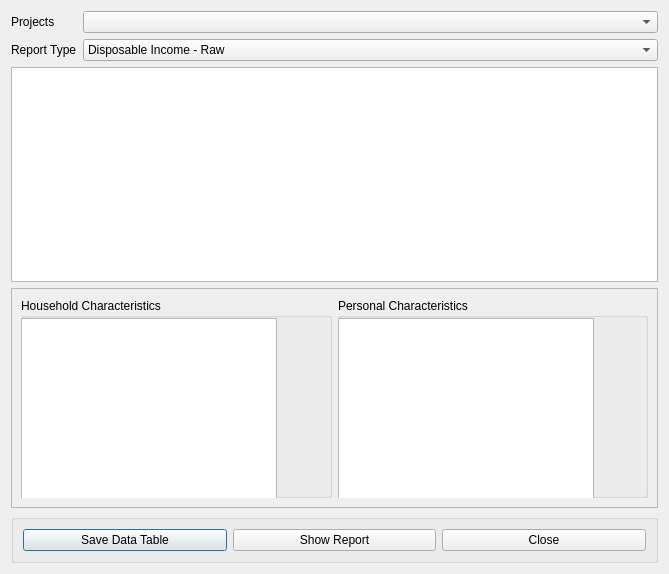
<?xml version="1.0" encoding="UTF-8"?>
<ui version="4.0">
 <class>HouseholdDisposableIncome</class>
 <widget class="QDialog" name="HouseholdDisposableIncome">
  <property name="geometry">
   <rect>
    <x>0</x>
    <y>0</y>
    <width>669</width>
    <height>574</height>
   </rect>
  </property>
  <property name="minimumSize">
   <size>
    <width>580</width>
    <height>550</height>
   </size>
  </property>
  <property name="windowTitle">
   <string>Report: Households by Income Source</string>
  </property>
  <layout class="QFormLayout" name="formLayout">
   <item row="0" column="0">
    <widget class="QLabel" name="label">
     <property name="text">
      <string>Projects</string>
     </property>
    </widget>
   </item>
   <item row="0" column="1">
    <widget class="QComboBox" name="cmbProjects"/>
   </item>
   <item row="1" column="0">
    <widget class="QLabel" name="label_2">
     <property name="text">
      <string>Report Type</string>
     </property>
    </widget>
   </item>
   <item row="1" column="1">
    <widget class="QComboBox" name="cmbReportType">
     <item>
      <property name="text">
       <string>Disposable Income - Raw</string>
      </property>
     </item>
     <item>
      <property name="text">
       <string>Disposable Income - Standardised</string>
      </property>
     </item>
     <item>
      <property name="text">
       <string>Living Threshold</string>
      </property>
     </item>
    </widget>
   </item>
   <item row="2" column="0" colspan="2">
    <widget class="QTreeView" name="treeViewHouseholds">
     <property name="editTriggers">
      <set>QAbstractItemView::NoEditTriggers</set>
     </property>
     <property name="alternatingRowColors">
      <bool>true</bool>
     </property>
     <property name="selectionMode">
      <enum>QAbstractItemView::MultiSelection</enum>
     </property>
     <property name="selectionBehavior">
      <enum>QAbstractItemView::SelectRows</enum>
     </property>
     <property name="sortingEnabled">
      <bool>true</bool>
     </property>
    </widget>
   </item>
   <item row="3" column="0" colspan="2">
    <widget class="QFrame" name="frame">
     <property name="sizePolicy">
      <sizepolicy hsizetype="MinimumExpanding" vsizetype="Maximum">
       <horstretch>0</horstretch>
       <verstretch>0</verstretch>
      </sizepolicy>
     </property>
     <property name="minimumSize">
      <size>
       <width>0</width>
       <height>220</height>
      </size>
     </property>
     <property name="frameShape">
      <enum>QFrame::StyledPanel</enum>
     </property>
     <property name="frameShadow">
      <enum>QFrame::Raised</enum>
     </property>
     <layout class="QHBoxLayout" name="horizontalLayout_2">
      <item>
       <widget class="QGroupBox" name="groupBox">
        <property name="title">
         <string>Household Characteristics</string>
        </property>
        <widget class="QListView" name="listViewHCharacteristics">
         <property name="geometry">
          <rect>
           <x>0</x>
           <y>20</y>
           <width>256</width>
           <height>192</height>
          </rect>
         </property>
         <property name="sizePolicy">
          <sizepolicy hsizetype="Maximum" vsizetype="Maximum">
           <horstretch>0</horstretch>
           <verstretch>0</verstretch>
          </sizepolicy>
         </property>
         <property name="alternatingRowColors">
          <bool>true</bool>
         </property>
         <property name="selectionMode">
          <enum>QAbstractItemView::MultiSelection</enum>
         </property>
        </widget>
       </widget>
      </item>
      <item>
       <widget class="QGroupBox" name="groupBox_2">
        <property name="title">
         <string>Personal Characteristics</string>
        </property>
        <widget class="QListView" name="listViewPersonalCharacteristics">
         <property name="geometry">
          <rect>
           <x>0</x>
           <y>20</y>
           <width>256</width>
           <height>192</height>
          </rect>
         </property>
         <property name="sizePolicy">
          <sizepolicy hsizetype="Maximum" vsizetype="Maximum">
           <horstretch>0</horstretch>
           <verstretch>0</verstretch>
          </sizepolicy>
         </property>
         <property name="alternatingRowColors">
          <bool>true</bool>
         </property>
         <property name="selectionMode">
          <enum>QAbstractItemView::MultiSelection</enum>
         </property>
        </widget>
       </widget>
      </item>
     </layout>
    </widget>
   </item>
   <item row="4" column="0" colspan="2">
    <widget class="QGroupBox" name="groupBox_3">
     <property name="title">
      <string/>
     </property>
     <layout class="QHBoxLayout" name="horizontalLayout">
      <item>
       <widget class="QPushButton" name="cmdSaveDataTable">
        <property name="text">
         <string>Save Data Table</string>
        </property>
       </widget>
      </item>
      <item>
       <widget class="QPushButton" name="cmdShowReport">
        <property name="text">
         <string>Show Report</string>
        </property>
       </widget>
      </item>
      <item>
       <widget class="QPushButton" name="cmdClose">
        <property name="text">
         <string>Close</string>
        </property>
       </widget>
      </item>
     </layout>
    </widget>
   </item>
  </layout>
 </widget>
 <tabstops>
  <tabstop>cmbProjects</tabstop>
  <tabstop>cmbReportType</tabstop>
  <tabstop>treeViewHouseholds</tabstop>
  <tabstop>cmdSaveDataTable</tabstop>
  <tabstop>cmdClose</tabstop>
 </tabstops>
 <resources/>
 <connections>
  <connection>
   <sender>cmdClose</sender>
   <signal>clicked()</signal>
   <receiver>HouseholdDisposableIncome</receiver>
   <slot>mdiClose()</slot>
   <hints>
    <hint type="sourcelabel">
     <x>581</x>
     <y>636</y>
    </hint>
    <hint type="destinationlabel">
     <x>20</x>
     <y>626</y>
    </hint>
   </hints>
  </connection>
  <connection>
   <sender>cmbProjects</sender>
   <signal>currentIndexChanged(int)</signal>
   <receiver>HouseholdDisposableIncome</receiver>
   <slot>updateDialogData()</slot>
   <hints>
    <hint type="sourcelabel">
     <x>512</x>
     <y>27</y>
    </hint>
    <hint type="destinationlabel">
     <x>512</x>
     <y>50</y>
    </hint>
   </hints>
  </connection>
  <connection>
   <sender>cmdShowReport</sender>
   <signal>clicked()</signal>
   <receiver>HouseholdDisposableIncome</receiver>
   <slot>writeTable()</slot>
   <hints>
    <hint type="sourcelabel">
     <x>433</x>
     <y>643</y>
    </hint>
    <hint type="destinationlabel">
     <x>82</x>
     <y>632</y>
    </hint>
   </hints>
  </connection>
  <connection>
   <sender>cmdSaveDataTable</sender>
   <signal>clicked()</signal>
   <receiver>HouseholdDisposableIncome</receiver>
   <slot>writeTable()</slot>
   <hints>
    <hint type="sourcelabel">
     <x>336</x>
     <y>637</y>
    </hint>
    <hint type="destinationlabel">
     <x>133</x>
     <y>640</y>
    </hint>
   </hints>
  </connection>
  <connection>
   <sender>cmbReportType</sender>
   <signal>currentIndexChanged(int)</signal>
   <receiver>HouseholdDisposableIncome</receiver>
   <slot>setReportType()</slot>
   <hints>
    <hint type="sourcelabel">
     <x>257</x>
     <y>49</y>
    </hint>
    <hint type="destinationlabel">
     <x>442</x>
     <y>50</y>
    </hint>
   </hints>
  </connection>
 </connections>
 <slots>
  <slot>mdiClose()</slot>
  <slot>updateDialogData()</slot>
  <slot>writeTable()</slot>
  <slot>setReportType()</slot>
 </slots>
</ui>
